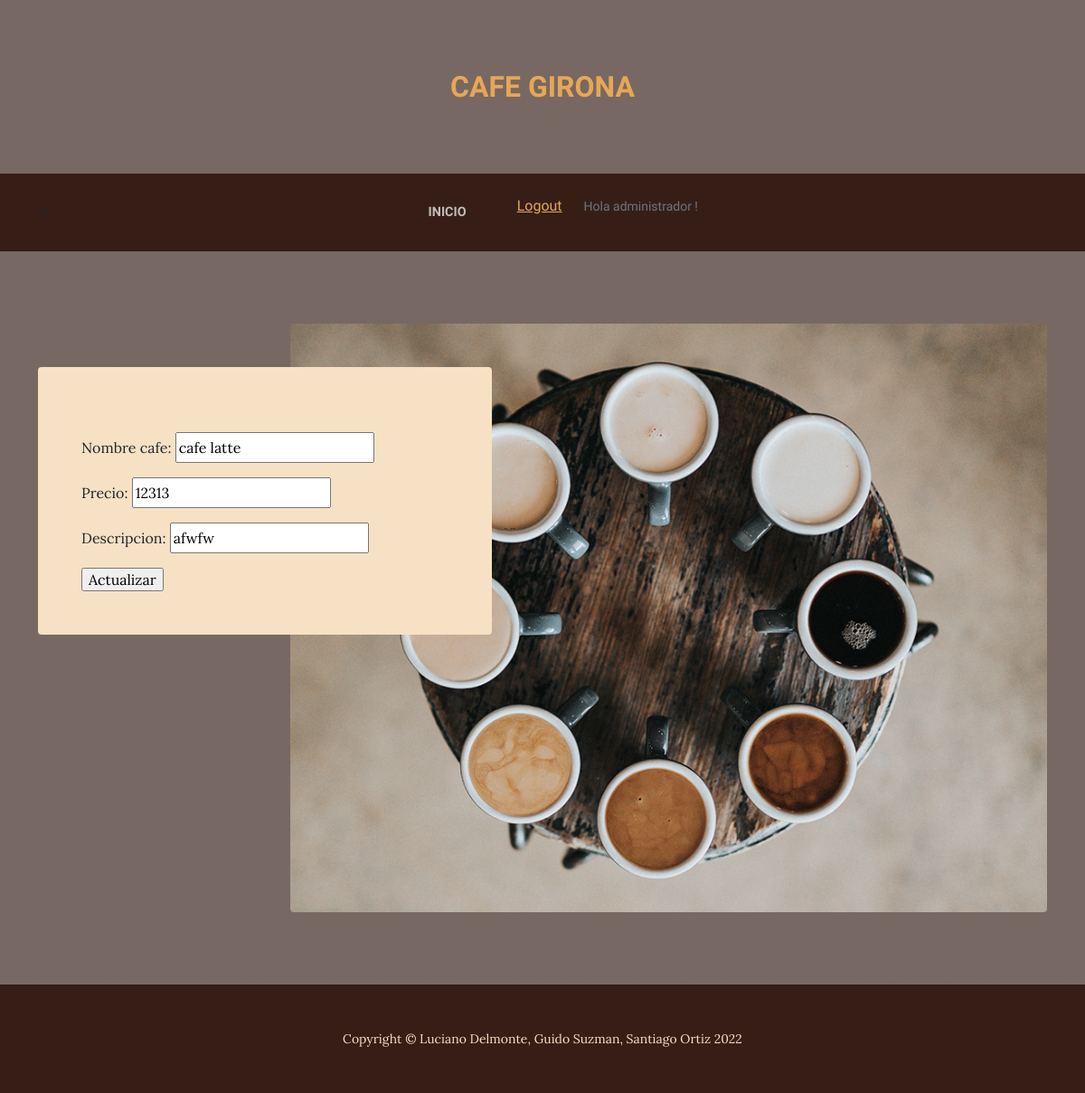
The page /menu/editar/cafes/8/ (signed in) on the database as committed earlier.
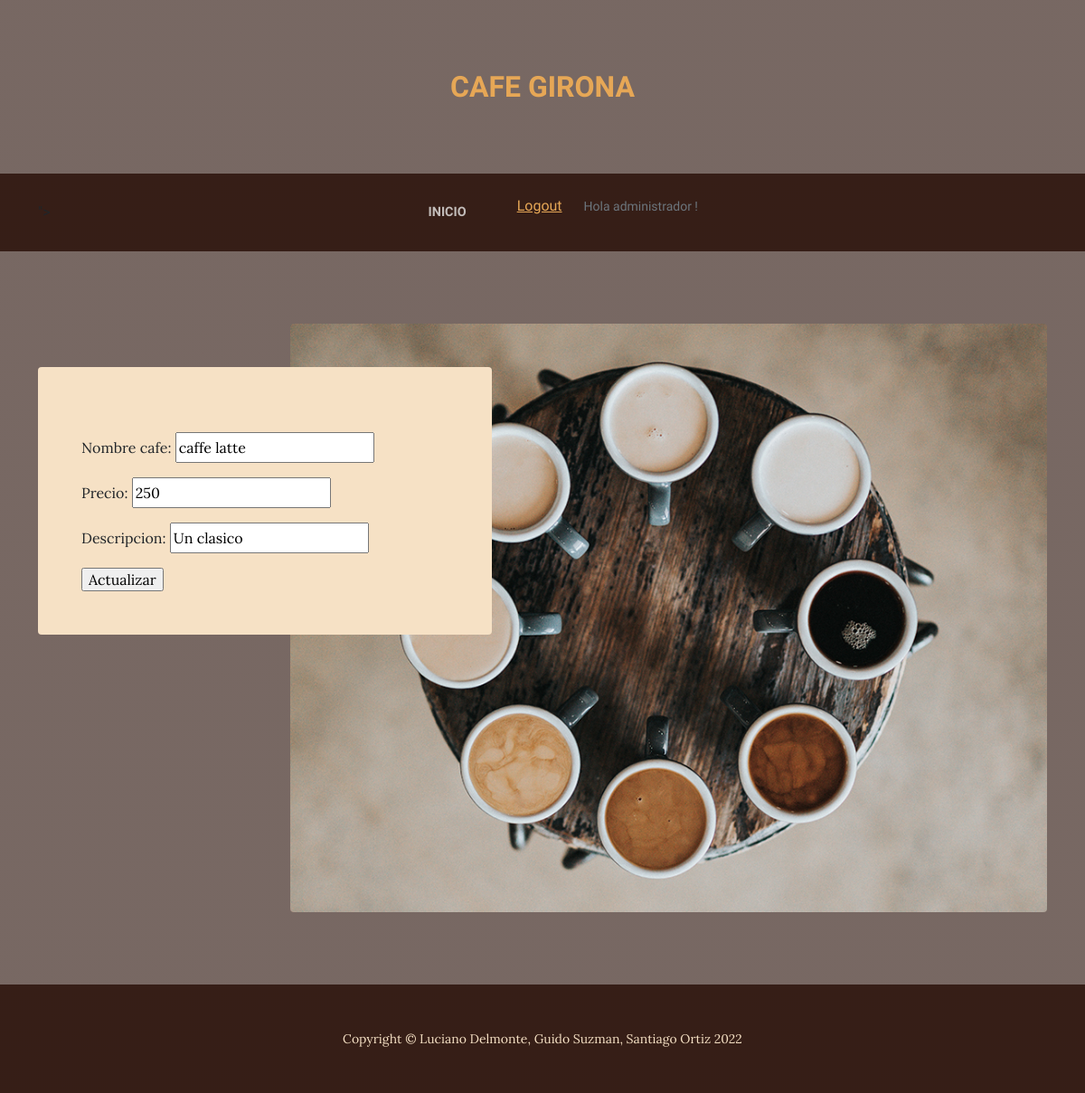
The same page on the database as committed later.
### app_tienda/models.py (models this page shows, shortened)
class Cafe(models.Model):
    nombre_cafe =  models.CharField(max_length=50)
    precio = models.IntegerField()
    descripcion = models.CharField(max_length = 100)

### app_tienda/views.py (the view)
# urls.py: path("menu/editar/cafes/<id>/", vista_edit_cafe, name= "app_tienda-editar-cafe"),
def vista_edit_cafe(request, id):
    cafes = Cafe.objects.get(id=id)
    if request.method == "POST":
        formulario = CafeForm(request.POST)
        if formulario.is_valid():
            data = formulario.cleaned_data
            cafes.nombre_cafe = data["nombre_cafe"]
            cafes.precio = data["precio"]
            cafes.descripcion = data["descripcion"]
            cafes.save()
            return redirect("app_tienda-menu")
        else:
            return render(request, "app_tienda/editar_menu.html", {"formulario": formulario, "errores": formulario.errores})
    else:
        formulario = CafeForm(initial={"nombre_cafe":cafes.nombre_cafe, "precio":cafes.precio, "descripcion":cafes.descripcion})
    return render(request, "app_tienda/editar_menu.html", {"formulario": formulario, "nombre_cafe": ""})

### app_tienda/forms.py
class CafeForm(forms.Form):
    nombre_cafe = forms.CharField()
    precio = forms.IntegerField()
    descripcion = forms.CharField()

### app_tienda/templates/app_tienda/editar_menu.html (shortened to what this page needs)
{% extends 'app_tienda/base2.html' %}
{% block contenido %}
<form method="post">
    {{formulario.as_p}}
    <input type="submit" value="Actualizar">
</form>
{% endblock %}

Rows that differ between the two databases and show on the page:
changed Cafe: nombre_cafe "cafe latte" → "caffe latte"; precio "12313" → "250"; descripcion "afwfw" → "Un clasico"
